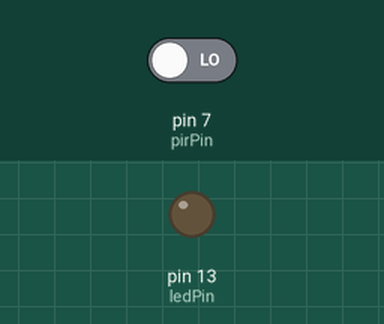
Simulated run of this sketch. Board: Arduino Uno, built with avr-gcc and run on an emulated ATmega328P. Parts: output pins drawn as LEDs (lit = HIGH). The inputs (shaded band) are chosen by the test bench; at power-on: pin 7 (pirPin) LOW.

Above: at 1.2 s.
1.3 s: pin 7 (pirPin) driven HIGH
At 1.8 s:
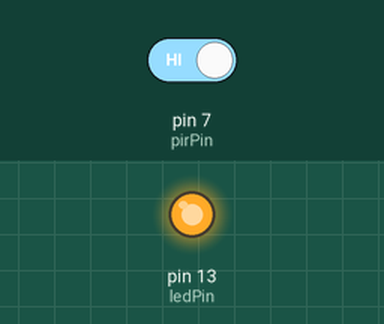
2.8 s: pin 7 (pirPin) driven LOW
At 4.2 s:
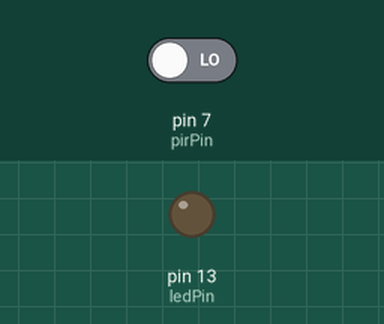
Timing chart, 0 to 5.8 s (numbered marks = the images above; inputs shaded):
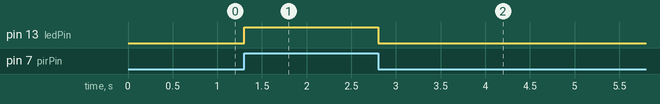

The sketch:

PIR_LED.ino
```cpp
int pirPin = 7;
int ledPin = 13;

void setup() {
  pinMode(pirPin, INPUT);
  pinMode(ledPin, OUTPUT);
}

void loop() {
  int pirState = digitalRead(pirPin);

  if (pirState == HIGH) {
    digitalWrite(ledPin, HIGH);
  } else {
    digitalWrite(ledPin, LOW);
  }
}
```

Measured:
- after the input at 1.3 s, pin 13 (ledPin): LOW → HIGH at once
- after the input at 2.8 s, pin 13 (ledPin): HIGH → LOW at once
